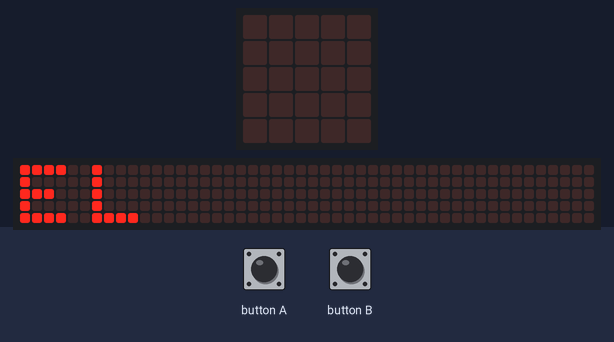
The program below on a simulated BBC micro:bit (MakeCode). Parts: the board's 5×5 LED display, a strip that is not on the board, showing the scrolling text unrolled. The inputs (shaded band) are chosen by the test bench. The 48×5 strip is a reading aid, not a part: it shows the text the display is scrolling, unrolled, one strip-width of it at a time.

Above: at 9.5 s.
11.2 s: button A pressed for 0.15 s
At 12.1 s:
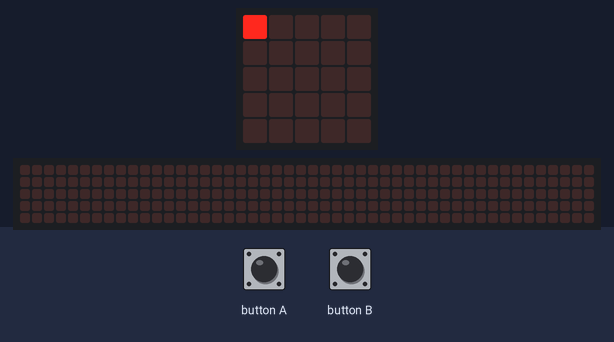
14.3 s: button B pressed for 0.15 s
At 14.8 s:
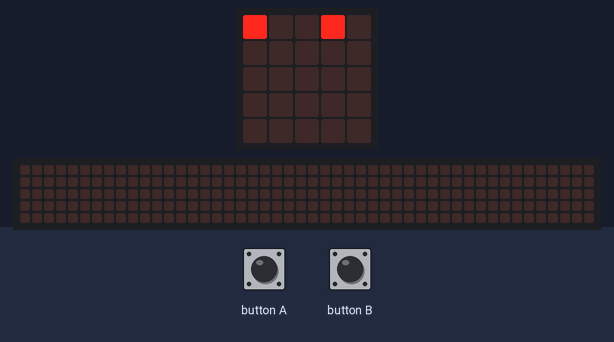
17.4 s: button B pressed for 0.15 s
At 19.1 s:
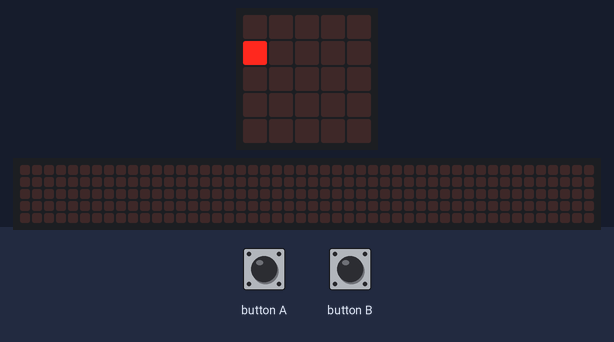
20.5 s: button A pressed for 0.15 s
At 21.3 s:
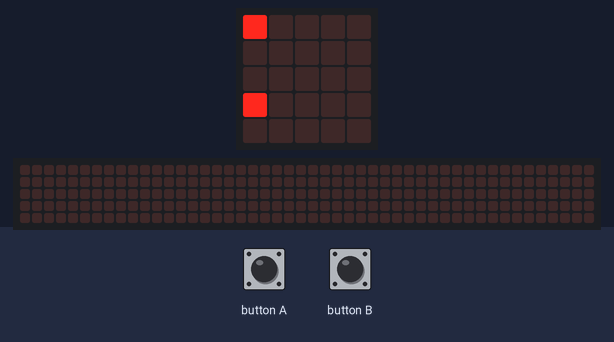

Measured:
- after the input at 11.2 s, the display: changes after 0.15 s (image 1)
- after the input at 14.3 s, the display: first differs from a run without the input after 0.15 s (image 2)
- after the input at 17.4 s, the display: first changes after 0.15 s (image 3 shows a later state)
- after the input at 20.5 s, the display: first differs from a run without the input after 0.15 s (image 4)
- what the display in image 0 shows lasts 0.4 s, from 9.5 s to 9.9 s
- what the display in image 1 shows lasts 1.0 s, from 11.4 s to 12.4 s
- what the display in image 2 shows lasts 0.9 s, from 14.5 s to 15.4 s

The program:

main.ts
```typescript
input.onButtonPressed(Button.A, function () {
    count = 0
    while (count <= 4) {
        led.plot(count, 0)
        basic.pause(1000)
        basic.clearScreen()
        count += 1
    }
})
input.onButtonPressed(Button.B, function () {
    count = 0
    while (count <= 4) {
        led.plot(0, count)
        basic.pause(1000)
        basic.clearScreen()
        count += 1
    }
})
let count = 0
basic.showString("2D07 HAZEL")
```

test.ts
```typescript
// 在這裡測試；當此封包作為擴充功能時，將不會編譯此內容。
```
